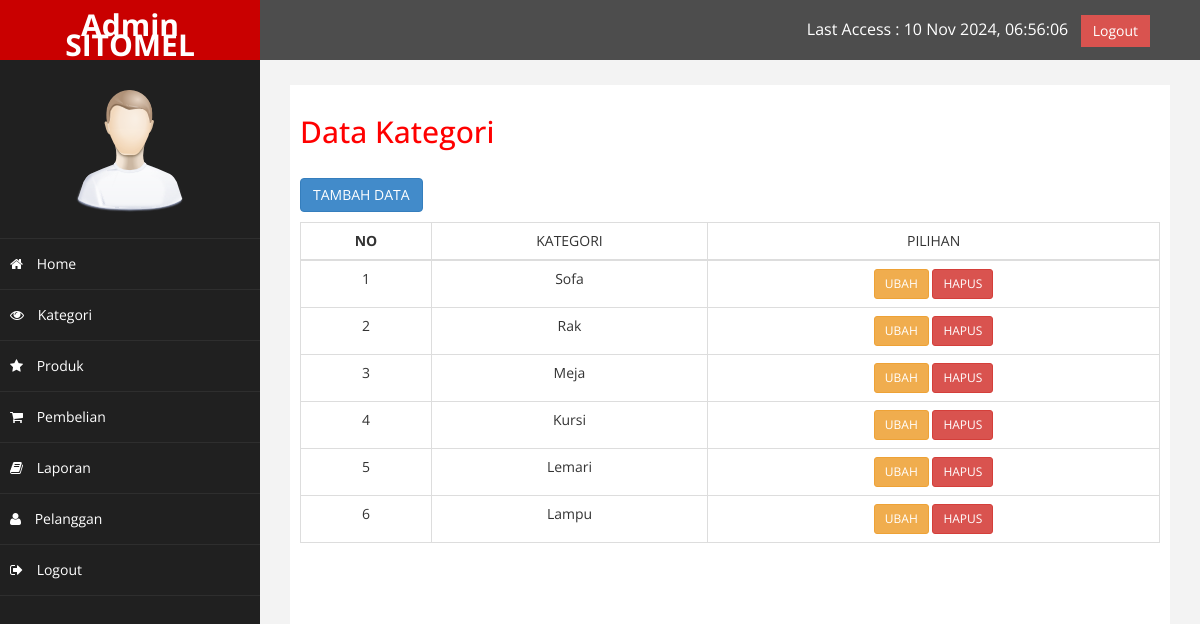
Screenshot of /admin/index.php?halaman=kategori (signed in) with the database file from the repository.
### tables this page shows
CREATE TABLE `kategori` (
  `id_kategori` int(5) NOT NULL,
  `nama_kategori` varchar(100) NOT NULL
);

### admin/kategori.php (the view)
<h2>Data Kategori</h2>
<p><a href="index.php?halaman=tambahkategori" class="btn btn-primary">TAMBAH DATA</a></p>
<table class="table table-bordered">
	<thead>
		<tr>
			<th><center>NO</center></th>
			<td><center>KATEGORI</center></td>
			<td><center>PILIHAN</center></td>
		</tr>
	</thead>
	<tbody>
	<?php $nomor=1; ?>
	<?php $ambil = $koneksi->query("SELECT * FROM kategori"); ?>
	<?php while($pecah=$ambil->fetch_assoc()){ ?>
		<tr>
			<td><center><?php echo $nomor; ?></center></td>
			<td><center><?php echo $pecah['nama_kategori']; ?></center></td>
			<td><center>
				<a href="index.php?halaman=ubahkategori&id=<?php echo $pecah['id_kategori']; ?>" class="btn btn-warning btn-sm">UBAH</a>
				<a href="index.php?halaman=hapuskategori&id=<?php echo $pecah['id_kategori']; ?>" class="btn btn-danger btn-sm">HAPUS</a></center>
			</td>
		</tr>
		<?php $nomor++; ?>
		<?php } ?>
	</tbody>
</table>

### admin/assets/css/custom.css (style rules this page uses)
body { font-family: 'Open Sans', sans-serif; }
h2 { color: #f00; }
p { font-size:16px; line-height:25px; padding-top:20px; }

### rows the page displays
kategori: nama_kategori "Sofa"
kategori: nama_kategori "Rak"
kategori: nama_kategori "Meja"
kategori: nama_kategori "Kursi"
kategori: nama_kategori "Lemari"
kategori: nama_kategori "Lampu"
